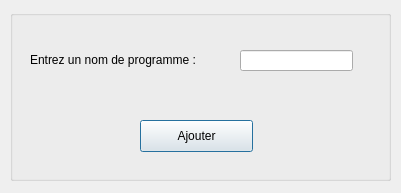
<?xml version="1.0" encoding="UTF-8"?>
<ui version="4.0">
 <class>SecondaryViewProg</class>
 <widget class="QDialog" name="SecondaryViewProg">
  <property name="geometry">
   <rect>
    <x>0</x>
    <y>0</y>
    <width>401</width>
    <height>193</height>
   </rect>
  </property>
  <property name="windowTitle">
   <string>Dialog</string>
  </property>
  <widget class="QGroupBox" name="groupBox_5">
   <property name="geometry">
    <rect>
     <x>10</x>
     <y>10</y>
     <width>381</width>
     <height>171</height>
    </rect>
   </property>
   <property name="title">
    <string/>
   </property>
   <widget class="QLineEdit" name="lineEdit">
    <property name="geometry">
     <rect>
      <x>230</x>
      <y>40</y>
      <width>113</width>
      <height>21</height>
     </rect>
    </property>
   </widget>
   <widget class="QLabel" name="label_7">
    <property name="geometry">
     <rect>
      <x>20</x>
      <y>40</y>
      <width>191</width>
      <height>20</height>
     </rect>
    </property>
    <property name="text">
     <string>Entrez un nom de programme :</string>
    </property>
   </widget>
   <widget class="QPushButton" name="pushButtonAj">
    <property name="geometry">
     <rect>
      <x>130</x>
      <y>110</y>
      <width>113</width>
      <height>32</height>
     </rect>
    </property>
    <property name="text">
     <string>Ajouter</string>
    </property>
   </widget>
   <widget class="QLabel" name="label_8">
    <property name="geometry">
     <rect>
      <x>20</x>
      <y>180</y>
      <width>171</width>
      <height>20</height>
     </rect>
    </property>
    <property name="text">
     <string/>
    </property>
   </widget>
  </widget>
 </widget>
 <resources/>
 <connections/>
</ui>
